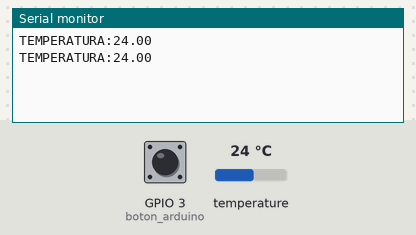
A sketch run on a simulated ESP32. On the bench: the last lines printed to the serial monitor. The inputs (shaded band) are chosen by the test bench; at power-on: GPIO 3 (boton_arduino) LOW, temperature 24 °C.

Above: at 2.9 s.
3.0 s: GPIO 3 (boton_arduino) pulled HIGH for 1.75 s
6.2 s: temperature set to 12 °C
At 7.1 s:
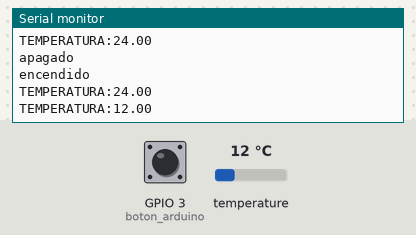
8.2 s: temperature set to 19 °C
At 9.1 s:
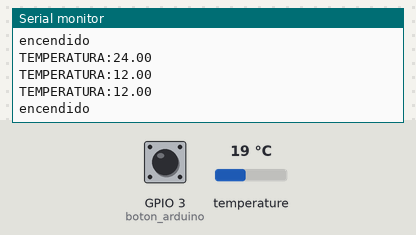
Timing chart, 0 to 11.2 s (numbered marks = the images above; inputs shaded):
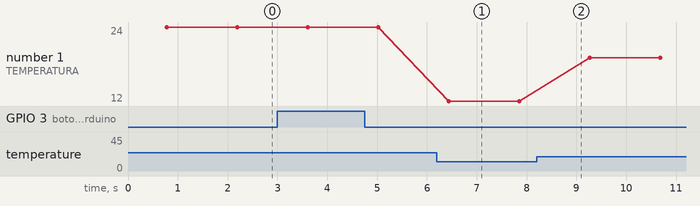

The sketch:

PRACTICA_1_part2_UNIDAD_3.ino
```cpp
/*
  Fundacion Kinal
  Centro educativo tecnico laboral Kinal
  Perito en Electronica
  Seccion: A
  Curso: Taller de electronica digital y reparacion de computadoras I
  Alumno: David Alfredo del Cid Rodríguez
  Carnet: 2022482
  Proyecto:INTERRUPCIONES POR MEDIO DE HARDWARE
*/
// LIBRERIAS
#include <OneWire.h>
#include <DallasTemperature.h>
#include <Ticker.h>  //esta libreria me permite hacer uso del timer
// PINES
#define ONE_WIRE_BUS 2
#define boton_arduino 3  //led on board, que posee mi arduino
OneWire oneWire(ONE_WIRE_BUS);
DallasTemperature sensors(&oneWire);
//Funciones de ISR
void isr_boton(void);
//Variables
volatile static bool estado_boton;
//Constructores
Ticker isr_accion_boton(isr_boton, 3000); //cada tres segundos se encendera/apagara el led del pin 13;
void setup(void)
{
  Serial.begin(9600);
  sensors.begin();
  pinMode(boton_arduino, INPUT);
  isr_accion_boton.start();   //Iniciando la interrupción que esperaria se repitiera cada 3 segundos
}

void loop(void)
{
  sensors.requestTemperatures(); // TEMPERATURA
  float tempC = sensors.getTempCByIndex(0);
  if (tempC != DEVICE_DISCONNECTED_C)
  {
    Serial.print("TEMPERATURA:");
    Serial.println(tempC);
    delay(650);
    ///ticker
    isr_accion_boton.update();
  }
}
void isr_boton(void)
{
  estado_boton = digitalRead(boton_arduino); //leo el estado digital del pin que estoy usando como salida.
  if ( estado_boton == HIGH)
  {
    Serial.println("apagado");
  }
  else if( estado_boton == LOW);
  {
    Serial.println("encendido");
  }
}//VOID isr_boton(void)
```

Measured:
- after the input at 6.2 s, the serial monitor: prints a new line after 0.24 s (image 1)
- plotted number 1: 24 → 12 after the input at 6.2 s, 12 → 19 after the input at 8.2 s
